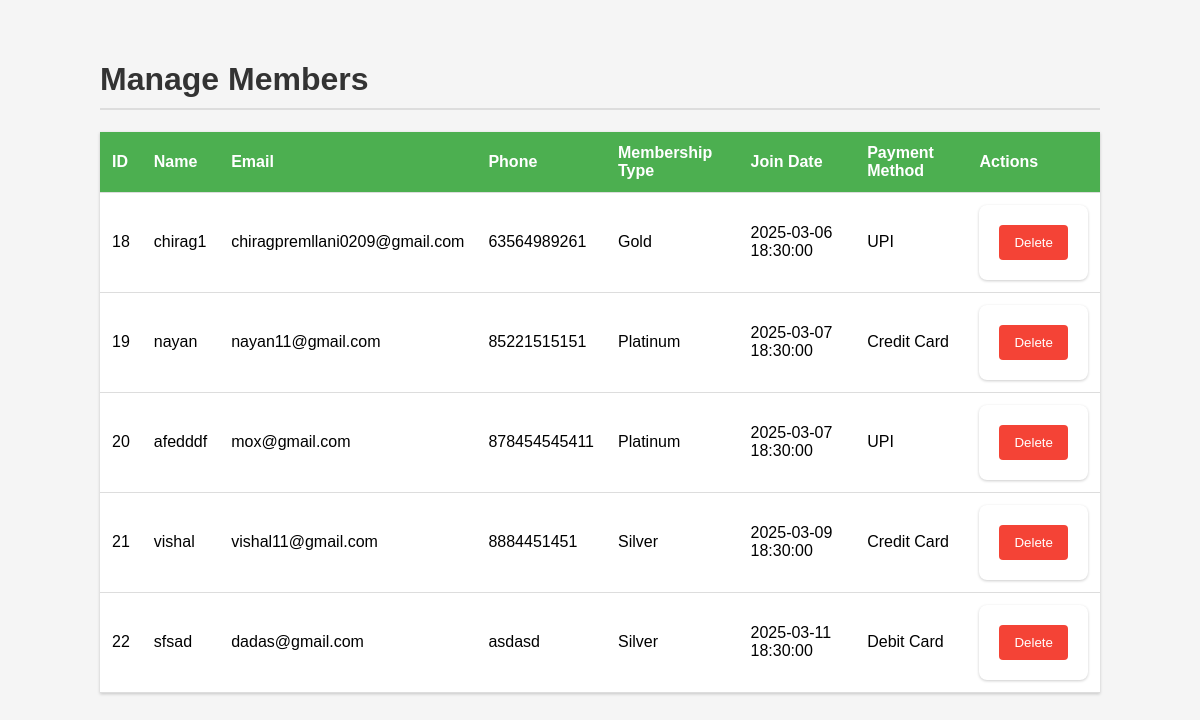
Page /members.php on the earlier database version.
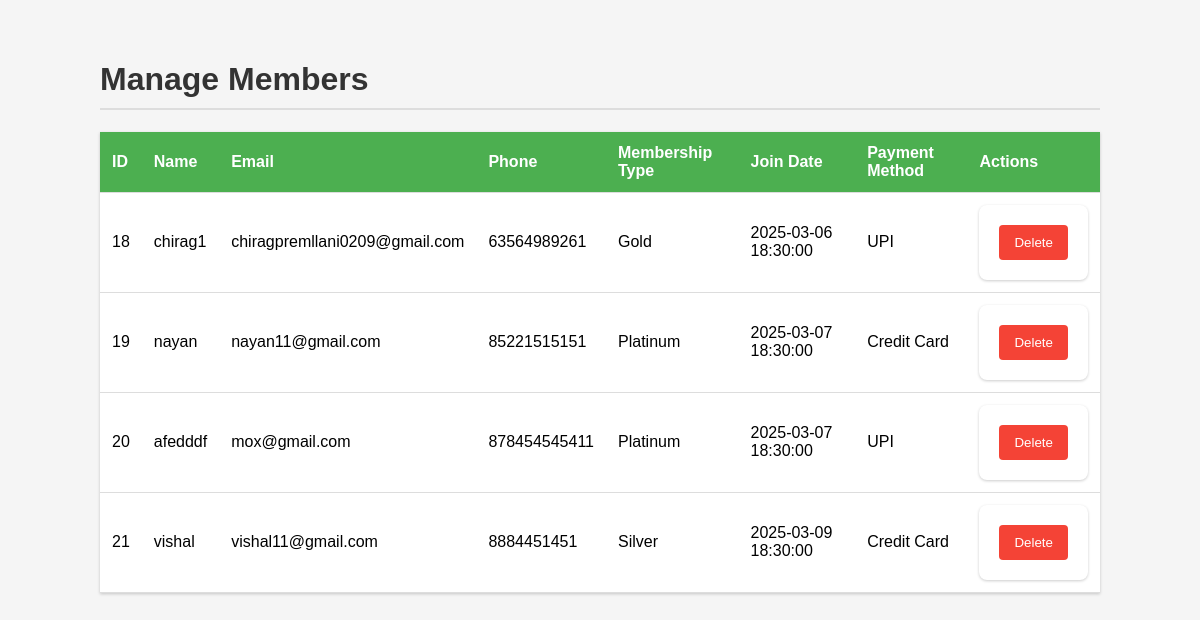
Same page on the later database version.
### tables this page shows
CREATE TABLE `members` (
  `member_id` int(11) NOT NULL,
  `name` varchar(255) NOT NULL,
  `email` varchar(255) NOT NULL,
  `phone` varchar(15) NOT NULL,
  `membership_type` enum('Silver','Gold','Platinum') NOT NULL,
  `join_date` timestamp NOT NULL DEFAULT current_timestamp(),
  `payment_method` varchar(255) DEFAULT NULL,
  `transaction_id` varchar(50) DEFAULT NULL
);

### members.php (the view, shortened to what this page needs)
<?php
include 'config/db.php';
$users = $conn->query("SELECT member_id, name, email, phone, membership_type, join_date, payment_method FROM members");
?>
<!DOCTYPE html>
<html>
<head>
</head>
<body>
<h1>Manage Members</h1>
<table>
    <tr>
        <th>ID</th>
        <th>Name</th>
        <th>Email</th>
        <th>Phone</th>
        <th>Membership Type</th>
        <th>Join Date</th>
        <th>Payment Method</th>
        <th>Actions</th>
    </tr>
    <?php while ($row = $users->fetch_assoc()) { ?>
    <tr>
        <td><?= htmlspecialchars($row['member_id']) ?></td>
        <td><?= htmlspecialchars($row['name']) ?></td>
        <td><?= htmlspecialchars($row['email']) ?></td>
        <td><?= htmlspecialchars($row['phone']) ?></td>
        <td><?= htmlspecialchars($row['membership_type']) ?></td>
        <td><?= htmlspecialchars($row['join_date']) ?></td>
        <td><?= htmlspecialchars($row['payment_method']) ?></td>
        <td>
            <form method="POST">
                <button type="submit" name="delete_user">Delete</button>
            </form>
        </td>
    </tr>
    <?php } ?>
</table>
</body>
</html>

Differences in the rows shown:
removed members: member_id "22", name "sfsad", email "dadas@gmail.com", phone "asdasd", membership_type "Silver", join_date "2025-03-11 18:30:00", payment_method "Debit Card"
